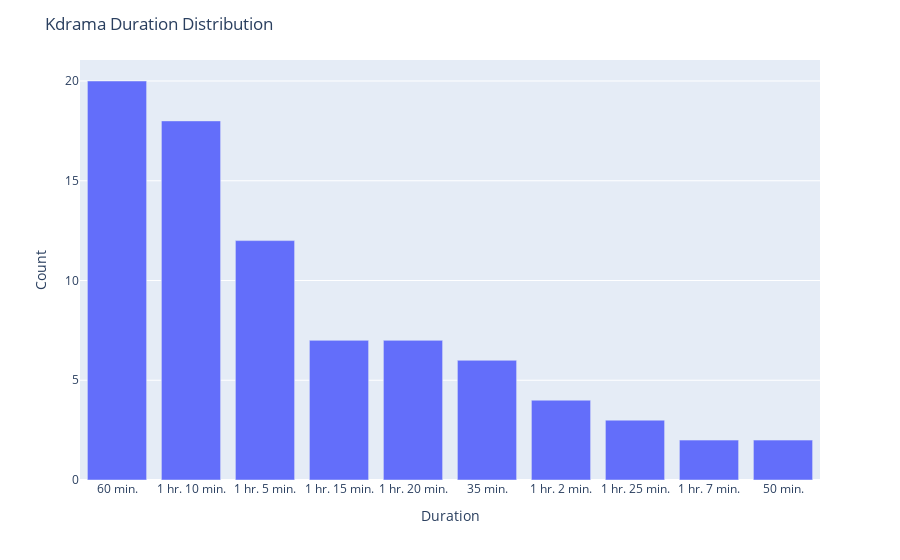

The code cell stored with this chart in its notebook:
### Markdown cell above
## Duration of each episode

### Code cell
duration_df = kdrama['Duration'].value_counts().reset_index().rename(columns = {'Duration':'Count','index':'Duration'})

fig = px.bar(data_frame = duration_df.head(10),
             x = 'Duration',
             y = 'Count')

fig.update_layout(title = 'Kdrama Duration Distribution')

fig.show()

### Figure 1 — Plotly figure (JSON) as saved in the notebook; plotly's stock layout.template omitted (floating-point values rounded to 4 significant figures)
{"data": [{"alignmentgroup": "True", "hovertemplate": "Duration=%{x}<br>Count=%{y}<extra></extra>", "legendgroup": "", "marker": {"color": "#636efa", "pattern": {"shape": ""}}, "name": "", "offsetgroup": "", "orientation": "v", "showlegend": false, "textposition": "auto", "type": "bar", "x": ["60 min.", "1 hr. 10 min.", "1 hr. 5 min.", "1 hr. 15 min.", "1 hr. 20 min.", "35 min.", "1 hr. 2 min.", "1 hr. 25 min.", "1 hr. 7 min.", "50 min."], "xaxis": "x", "y": [20, 18, 12, 7, 7, 6, 4, 3, 2, 2], "yaxis": "y"}], "layout": {"barmode": "relative", "legend": {"tracegroupgap": 0}, "margin": {"t": 60}, "title": {"text": "Kdrama Duration Distribution"}, "xaxis": {"anchor": "y", "domain": [0, 1], "title": {"text": "Duration"}}, "yaxis": {"anchor": "x", "domain": [0, 1], "title": {"text": "Count"}}}}
